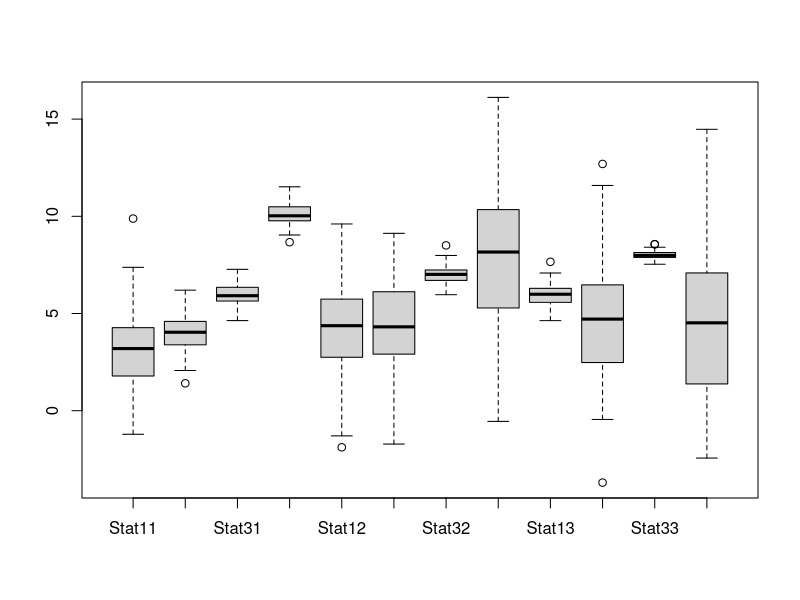
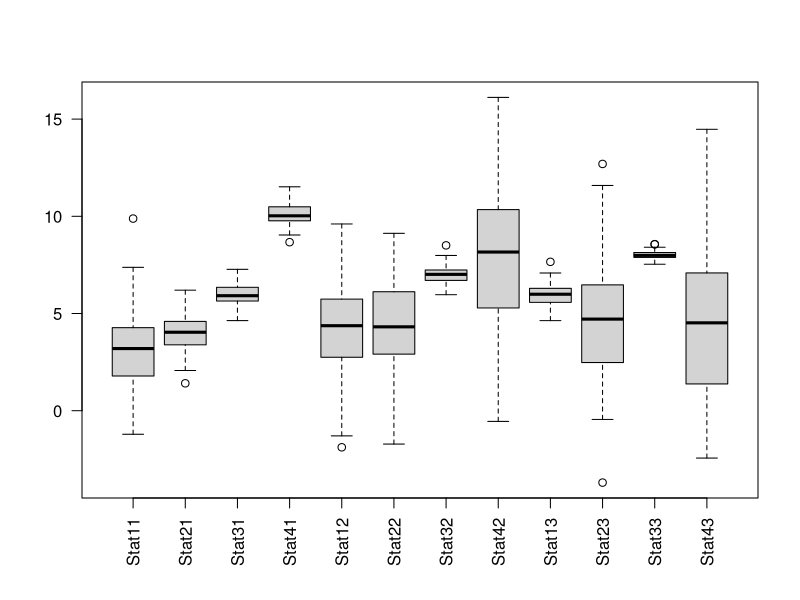
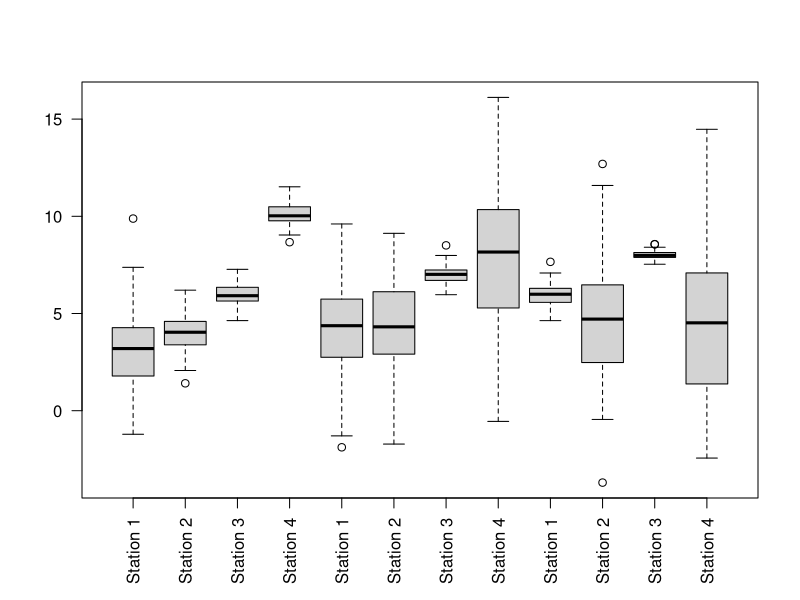
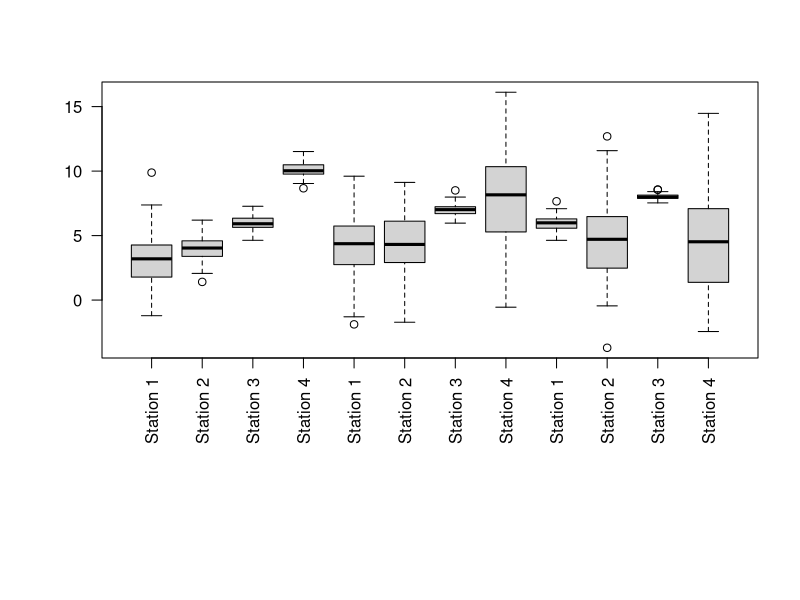
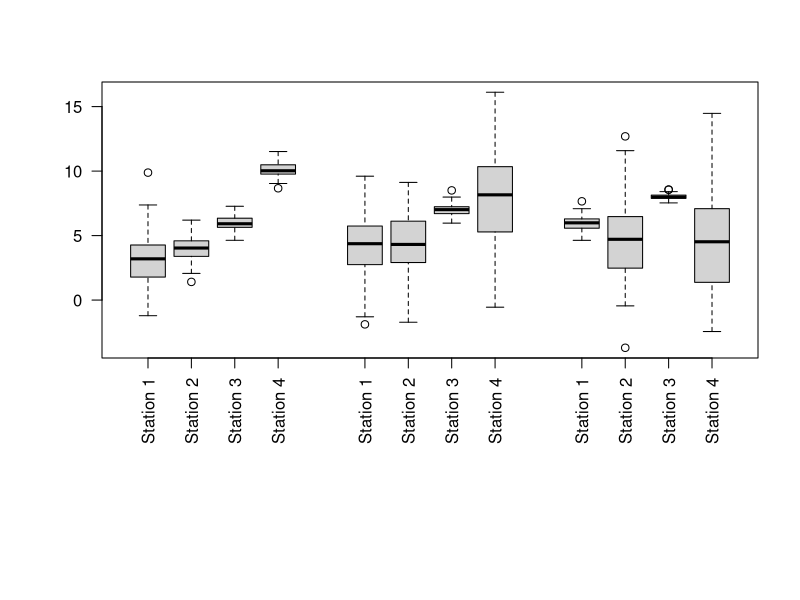
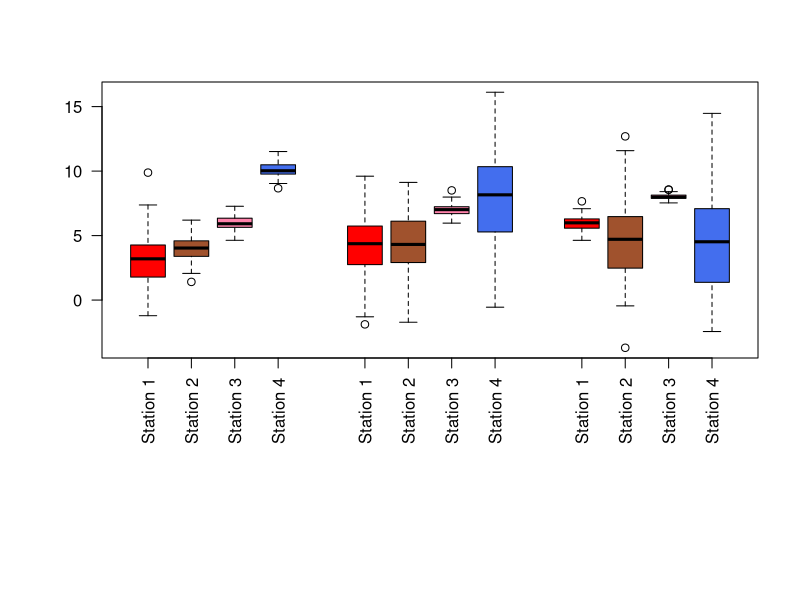
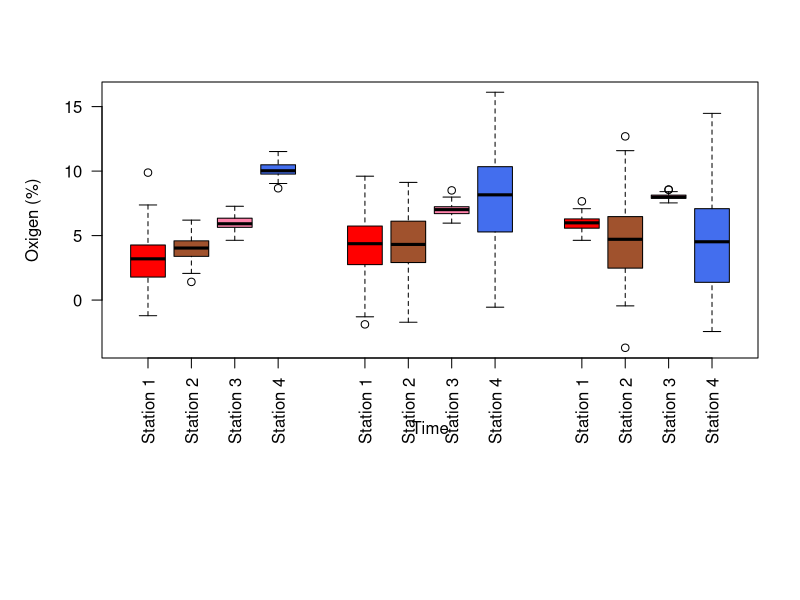
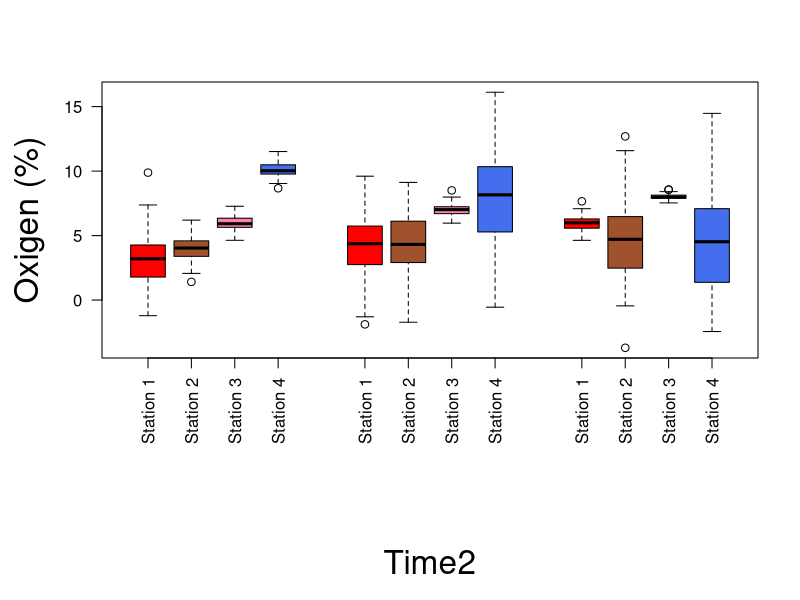

The R script that drew these images, in order:
##########################################################
# Demo boxplot
# 
# example taken from https://www.r-bloggers.com/box-plot-with-r-tutorial/
#
##########################################################


# generate measure data for 4 stations for 3 consecutive days
data<-data.frame(Stat11=rnorm(100,mean=3,sd=2),
                 Stat21=rnorm(100,mean=4,sd=1),
                 Stat31=rnorm(100,mean=6,sd=0.5),
                 Stat41=rnorm(100,mean=10,sd=0.5),
                 Stat12=rnorm(100,mean=4,sd=2),
                 Stat22=rnorm(100,mean=4.5,sd=2),
                 Stat32=rnorm(100,mean=7,sd=0.5),
                 Stat42=rnorm(100,mean=8,sd=3),
                 Stat13=rnorm(100,mean=6,sd=0.5),
                 Stat23=rnorm(100,mean=5,sd=3),
                 Stat33=rnorm(100,mean=8,sd=0.2),
                 Stat43=rnorm(100,mean=4,sd=4))
boxplot(data)

# draw station name label vertically
boxplot(data, las=2)

# map station names
boxplot(data, 
        las = 2, 
        names = c("Station 1","Station 2","Station 3","Station 4",
                                 "Station 1","Station 2","Station 3","Station 4",
                                 "Station 1","Station 2","Station 3","Station 4"))

# increase window size if names are too long
# for setting margins : see https://www.r-bloggers.com/setting-graph-margins-in-r-using-the-par-function-and-lots-of-cow-milk/
# args are bottom - left - top - right
boxplot(data, 
        las = 2, 
        par(mar = c(12, 5, 4, 2)+ 0.1),
        names = c("Station 1","Station 2","Station 3","Station 4",
                   "Station 1","Station 2","Station 3","Station 4",
                   "Station 1","Station 2","Station 3","Station 4"))

#  use the option at to  specify the position, along the X axis, of each box-plot:
boxplot(data, 
        las = 2, 
        at =c(1,2,3,4, 6,7,8,9, 11,12,13,14), 
        par(mar = c(12, 5, 4, 2)+ 0.1),
        names = c("Station 1","Station 2","Station 3","Station 4",
                  "Station 1","Station 2","Station 3","Station 4",
                  "Station 1","Station 2","Station 3","Station 4"))

# add colors
my.col <- c("red","sienna","palevioletred1","royalblue2",
            "red","sienna","palevioletred1","royalblue2",
            "red","sienna","palevioletred1","royalblue2")

boxplot(data, 
        las = 2, 
        col=my.col,
        at =c(1,2,3,4, 6,7,8,9, 11,12,13,14), 
        par(mar = c(12, 5, 4, 2)+ 0.1),
        names = c("Station 1","Station 2","Station 3","Station 4",
                  "Station 1","Station 2","Station 3","Station 4",
                  "Station 1","Station 2","Station 3","Station 4"))

# labels
boxplot(data, 
        las = 2, 
        col=my.col,
        xlab ="Time",
        ylab ="Oxigen (%)", 
        at =c(1,2,3,4, 6,7,8,9, 11,12,13,14), 
        par(mar = c(12, 5, 4, 2)+ 0.1),
        names = c("Station 1","Station 2","Station 3","Station 4",
                  "Station 1","Station 2","Station 3","Station 4",
                  "Station 1","Station 2","Station 3","Station 4"))

# improve labels position with mtext
# mtext(“Label”, side = 1, line = 7)
# the option side takes an integer between 1 and 4, with these meaning: 1=bottom, 2=left, 3=top, 4=right
plot.new()

boxplot(data, 
        las = 2, 
        col=my.col,
        at =c(1,2,3,4, 6,7,8,9, 11,12,13,14), 
        par(mar = c(12, 5, 4, 2)+ 0.1),
        names = c("Station 1","Station 2","Station 3","Station 4",
                  "Station 1","Station 2","Station 3","Station 4",
                  "Station 1","Station 2","Station 3","Station 4"))
mtext("Time2", side = 1, line = 10, cex = 2, font = 8)
mtext("Oxigen (%)", side = 2, line = 3, cex = 2, font = 8)

##########################################################
# Full example

data <- data.frame(Stat11=rnorm(100,mean=3,sd=2), 
                   Stat21=rnorm(100,mean=4,sd=1), 
                   Stat31=rnorm(100,mean=6,sd=0.5), 
                   Stat41=rnorm(100,mean=10,sd=0.5), 
                   Stat12=rnorm(100,mean=4,sd=2), 
                   Stat22=rnorm(100,mean=4.5,sd=2), 
                   Stat32=rnorm(100,mean=7,sd=0.5), 
                   Stat42=rnorm(100,mean=8,sd=3), 
                   Stat13=rnorm(100,mean=6,sd=0.5), 
                   Stat23=rnorm(100,mean=5,sd=3), 
                   Stat33=rnorm(100,mean=8,sd=0.2), 
                   Stat43=rnorm(100,mean=4,sd=4))    

plot.new()

boxplot(data,  
        las = 2,  
        col = c("red","sienna","palevioletred1","royalblue2","red","sienna","palevioletred1","royalblue2","red","sienna","palevioletred1","royalblue2"), 
        at = c(1,2,3,4, 6,7,8,9, 11,12,13,14), 
        par(mar = c(12, 5, 4, 2) + 0.1),  
        names = c("","","","","","","","","","","",""), 
        ylim=c(-6,18))

#Station labels
mtext("Station1", side=1, line=1, at=1, las=2, font=1, col="red")
mtext("Station2", side=1, line=1, at=2, las=2, font=2, col="sienna")
mtext("Station3", side=1, line=1, at=3, las=2, font=3, col="palevioletred1")
mtext("Station4", side=1, line=1, at=4, las=2, font=4, col="royalblue2")
mtext("Station1", side=1, line=1, at=6, las=2, font=1, col="red")
mtext("Station2", side=1, line=1, at=7, las=2, font=2, col="sienna")
mtext("Station3", side=1, line=1, at=8, las=2, font=3, col="palevioletred1")
mtext("Station4", side=1, line=1, at=9, las=2, font=4, col="royalblue2")
mtext("Station1", side=1, line=1, at=11, las=2, font=1, col="red")
mtext("Station2", side=1, line=1, at=12, las=2, font=2, col="sienna")
mtext("Station3", side=1, line=1, at=13, las=2, font=3, col="palevioletred1")
mtext("Station4", side=1, line=1, at=14, las=2, font=4, col="royalblue2")
#Axis labels
mtext("Time", side = 1, line = 6, cex = 2, font = 3)
mtext("Oxigen (%)", side = 2, line = 3, cex = 2, font = 3)
#In-plot labels
text(1,-4,"*", cex=1, font=3)
text(6,-4,"*", cex=1, font=3)
text(11,-4,"*", cex=1, font=3)
text(2,9,"A",cex=0.8,font=3)
text(7,11,"A",cex=0.8,font=3)
text(12,15,"A",cex=0.8,font=3)        



